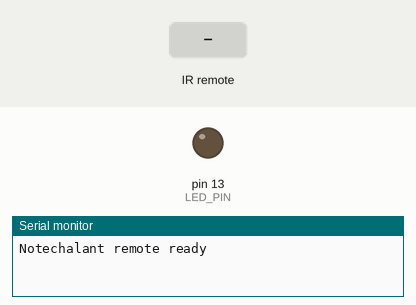
The sketch below on a simulated Arduino Uno, built with avr-gcc and run on an emulated ATmega328P. On the bench: output pins drawn as LEDs (lit = HIGH), the last lines printed to the serial monitor. The test bench sets the inputs (shaded band).

Above: at 1.2 s.
1.3 s: infrared code 0x16 received
At 2.0 s:
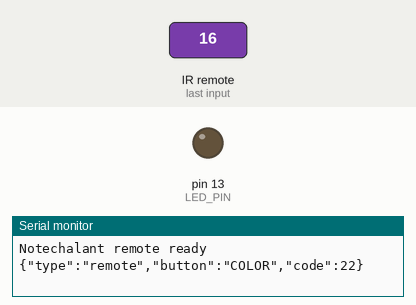
2.8 s: infrared code 0x44 received
At 3.1 s:
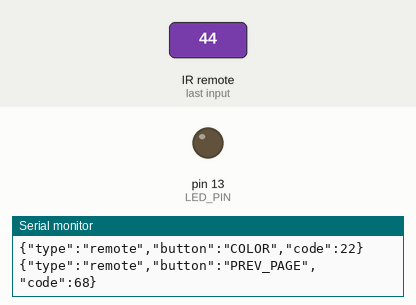
4.3 s: infrared code 0x43 received
At 5.5 s:
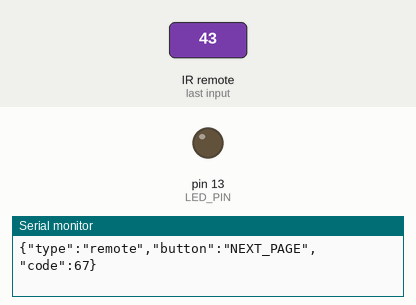
Timing chart, 0 to 7.3 s (numbered marks = the images above; inputs shaded):
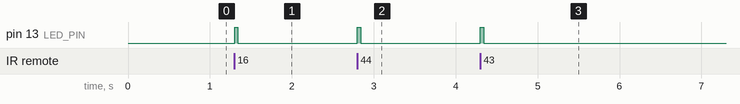

Measured:
- after the input at 1.3 s, pin 13 (LED_PIN): LOW → HIGH at once, → LOW 0.04 s later
- after the input at 2.8 s, pin 13 (LED_PIN): LOW → HIGH at once, → LOW 0.04 s later
- after the input at 4.3 s, pin 13 (LED_PIN): LOW → HIGH at once, → LOW 0.04 s later

The sketch:

remote.ino
```cpp
/*
  Notechalant remote: the Elegoo kit's IR remote as a clicker for the app.

  An Arduino UNO with the kit's IR receiver reads the remote and prints one JSON line per
  button press over USB, like {"type":"remote","button":"NEXT_PAGE"}. In the app, click
  Remote and pick the UNO's port. See firmware/remote/README.md.

  Needs the IRremote library 4.x (Library Manager: "IRremote" by shirriff, z3t0, ArminJo).

  Wiring (IR receiver module):
    G (or -)  -> GND
    R (or +)  -> 5V
    Y (or S)  -> pin 11
*/

#include <IRremote.hpp>

const int IR_PIN = 11;
const int LED_PIN = 13;
const long BAUD_RATE = 115200;
// Some presses decode twice. A second copy of the same button this soon after is dropped, or a
// toggle would flip on and straight back off.
const unsigned long SAME_BUTTON_MS = 300;
uint8_t lastCode = 0;
unsigned long lastPressMs = 0;

// Remote code -> the name the app understands. Names are listed in app/src/input/remote.js.
// Buttons not listed here are printed as "OTHER" with their code, so new ones are easy to add.
const char* buttonFor(uint8_t code) {
  switch (code) {
    case 0x16: return "COLOR";          // 0
    case 0x44: return "PREV_PAGE";      // |<<
    case 0x43: return "NEXT_PAGE";      // >>|
    case 0x19: return "RECENTER";       // EQ
    case 0x47: return "CLEAR";          // FUNC/STOP
    case 0x40: return "PRESENT";        // >||
    case 0x46: return "EXPLORER_UP";    // VOL+
    case 0x15: return "EXPLORER_DOWN";  // VOL-
    case 0x09: return "PREV_TAB";       // UP arrow
    case 0x07: return "NEXT_TAB";       // DOWN arrow
    case 0x0D: return "SIZE";           // ST/REPT
    case 0x0C: return "CLEANUP";        // 1
    case 0x18: return "ASK";            // 2
    case 0x5E: return "TUTOR";          // 3
    case 0x08: return "TUTOR_OPTION_1"; // 4
    case 0x1C: return "TUTOR_OPTION_2"; // 5
    case 0x5A: return "CALIBRATE";      // 6
    case 0x42: return "AUTO";           // 7
    default:   return "OTHER";
  }
}

void setup() {
  Serial.begin(BAUD_RATE);
  pinMode(LED_PIN, OUTPUT);
  IrReceiver.begin(IR_PIN, DISABLE_LED_FEEDBACK);
  Serial.println("Notechalant remote ready");
}

void loop() {
  if (!IrReceiver.decode()) {
    return;
  }
  bool isRepeat = IrReceiver.decodedIRData.flags & IRDATA_FLAGS_IS_REPEAT;
  uint8_t code = IrReceiver.decodedIRData.command;
  // Holding a button sends repeats. Each press should do one thing, so they're skipped.
  // Code 0 with no protocol is noise, like sunlight on the sensor.
  unsigned long now = millis();
  bool isDouble = code == lastCode && now - lastPressMs < SAME_BUTTON_MS;
  if (!isRepeat && IrReceiver.decodedIRData.protocol != UNKNOWN) {
    // Timed from the last signal of any kind, so holding a button doesn't let a copy through.
    lastCode = code;
    lastPressMs = now;
  }
  if (!isRepeat && !isDouble && IrReceiver.decodedIRData.protocol != UNKNOWN) {
    Serial.print("{\"type\":\"remote\",\"button\":\"");
    Serial.print(buttonFor(code));
    Serial.print("\",\"code\":");
    Serial.print(code);
    Serial.println("}");
    // Blink the UNO's L LED so you can see the press landed even without the app.
    digitalWrite(LED_PIN, HIGH);
    delay(40);
    digitalWrite(LED_PIN, LOW);
  }
  IrReceiver.resume();
}
```
